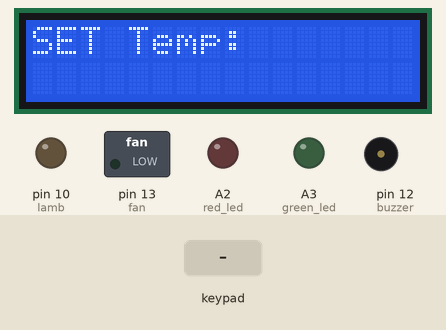
Recording of a sketch running on a simulated Arduino Uno, built with avr-gcc and run on an emulated ATmega328P. Shown: 16×2 character LCD, switched loads named in the sketch (green lamp = pin HIGH), output pins drawn as LEDs (lit = HIGH), buzzer (waves = sounding, pin HIGH). The inputs (shaded band) are chosen by the test bench.

Above: at 4.2 s.
4.3 s: keypad keys 2 3 4 5 D pressed 0.4 s apart
At 6.3 s:
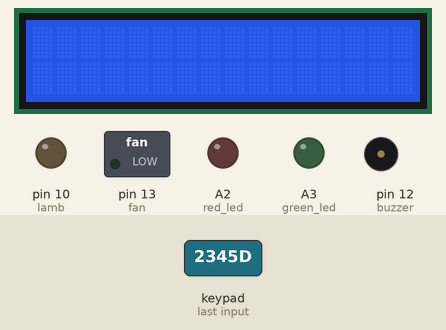
At 7.3 s:
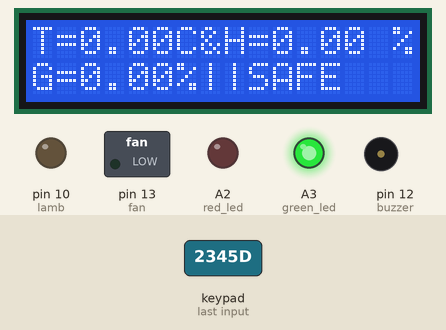
Timing chart, 0 to 8.8 s (numbered marks = the images above; inputs shaded):
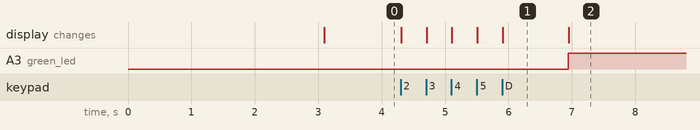

The sketch:

Code_for_Arduino.ino
```cpp
//ARDUINO
#include <Wire.h>
#include <Keypad.h>
#include <LiquidCrystal_I2C.h>// SCL to   A5 & SDA to A4
#include <SoftwareSerial.h>
#include <ArduinoJson.h>
LiquidCrystal_I2C lcd(0x27,16,2);
#define green_led A3
#define red_led A2
#define buzzer 12
#define fan 13
#define lamb 10
const byte ROWS = 4; //four rows
const byte COLS = 4; //four columns
//define the cymbols on the buttons of the keypads
char Keys[ROWS][COLS] = {
  {'1', '2', '3', 'A'},
  {'4', '5', '6', 'B'},
  {'7', '8', '9', 'C'},
  {'*', '0', '#', 'D'}
};
byte rowPins[ROWS] = {2,3,4,5};
byte colPins[COLS] = {6,7,8,9};
//initialize an instance of class NewKeypad
Keypad customKeypad = Keypad( makeKeymap(Keys), rowPins, colPins, ROWS, COLS);
boolean presentValue = false;
boolean final;
String num1;
int num;
char op='D';
float H;
float T;
float G;
 ///////////////////////////////
///////////////////////////////////////////////////////////////////
////////////////////////////////////////////////////////////////////
void setup(){
////////////////////////////////////////////////////////////////////
Serial.begin(9600);
lcd.init();
lcd.backlight();
pinMode(red_led,OUTPUT);
pinMode(green_led,OUTPUT);
pinMode(buzzer,OUTPUT);
pinMode(fan,OUTPUT);
pinMode(lamb,OUTPUT);
//////////////////////////////
    lcd.setCursor(0, 0);
    lcd.print(F("  WELCOME USER"));
    delay(3000);
    lcd.clear();
//////////////////////////////
   lcd.setCursor(0,0);
   lcd.print("SET Temp:");
}
void loop(){
            digitalWrite(red_led,LOW);
            digitalWrite(green_led,LOW);
            digitalWrite(buzzer,LOW);
            digitalWrite(fan,LOW);
             digitalWrite(10,LOW);

   char key = customKeypad.getKey();
///////////////////////////////////////////////////////////////////////////////////

  if ( key != NO_KEY && (key=='1'||key=='2'||key=='3'||key=='4'||key=='5'||key=='6'||key=='7'||key=='8'||key=='9'||key=='0'))
  {
    if (presentValue != true)
    {
      num1 = num1 + key;
      int numLength = num1.length();
      lcd.setCursor(15 - numLength, 0); //to adjust one whitespace for operator
      lcd.print(num1);

    }
    }else if (key != NO_KEY && key == 'C')
        {

       lcd.clear();
        presentValue = false;
        final = false;
        num1 = "";
        op = ' ';
         lcd.setCursor(0,0);
       lcd.print("SET T:");
      } else if ( final = true&&  key != NO_KEY && key == 'D')
    {
       lcd.clear();
        num= num1.toInt();
///////////////////////////////////////////////////////////////////////////////////

while(true)
{
  StaticJsonDocument<1000> doc;
deserializeJson(doc, Serial);
   H = doc["H"];
   T = doc["T"];
   G = doc["G"];
            lcd.setCursor(0,0);
            lcd.print("T=");
            lcd.setCursor(2,0);
            lcd.print(T);
            lcd.setCursor(6,0);
            lcd.print("C");
            lcd.setCursor(7,0);
            lcd.print("&");
            lcd.setCursor(8,0);
            lcd.print("H=");
            lcd.setCursor(10,0);
            lcd.print(H);
            lcd.setCursor(15,0);
            lcd.print("%");
            lcd.setCursor(0,1);
            lcd.print("G=");
            lcd.setCursor(2,1);
            lcd.print(G);
            lcd.setCursor(6,1);
            lcd.print("%");
            lcd.setCursor(7,1);
            lcd.print("||");
                  if (T >=num ){
            digitalWrite(red_led,HIGH);
            digitalWrite(green_led,LOW);
            digitalWrite(buzzer,HIGH);
            digitalWrite(fan,HIGH);
            digitalWrite(lamb,HIGH);
            lcd.setCursor(9,1);
            lcd.print("DANGER   ");
            }else if (T<=num)
            {
            digitalWrite(red_led,LOW);
            digitalWrite(green_led,HIGH);
            digitalWrite(buzzer,LOW);
            digitalWrite(fan,LOW);
            digitalWrite(lamb,LOW);
            lcd.setCursor(9,1);
            lcd.print("SAFE    ");

              }

 }
    }
}
```

Measured:
- after the input at 4.3 s, A3 (green_led): LOW → HIGH after 2.6 s; the display: first changes at once (image 1 shows a later state)
- what the display in image 1 shows lasts 1.0 s, from 5.9 s to 6.9 s
